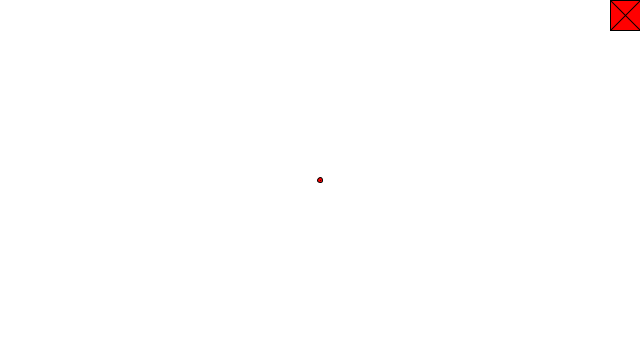
Frame 1 (no input)
Frame 60 (the mouse pressed at the canvas centre just before this capture): identical to frame 1, image omitted
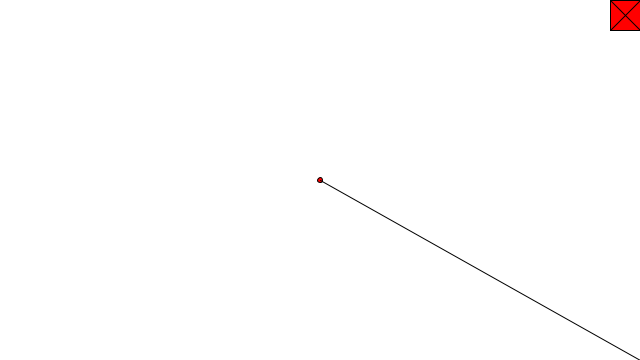
Frame 120 (the mouse held since frame 60 and released just before this capture)

The Processing sketch that drew these frames (run headless with seeded random() and noise(); from frame 60 on, the mouse is pressed at the canvas centre):

// Processing sketch: Processing_Vectors
// ── Processing_Vectors.pde

void setup() {
  size(640, 360);
}

void draw() {
  background(255);

  PVector mouse = new PVector(mouseX, mouseY);
  PVector center = new PVector(width/2, height/2);
  mouse.sub(center);
  mouse.add(center);
  mouse.mult(2);
  mouse.div(2);
  //mouse.normalize(); ||
  //mouse.mult(500);   ||
  //This both nomalize and mult function can be written with the help of one single function
  //setMag(50);
  fill(255, 0, 0);
  if (mouse.x>width-30 && mouse.x<width && mouse.y<height-(height-30) && mouse.y > 0 ) {
    fill(200,0,0);
  }
  rect(width-30, 0, width, 30);
  line(width-30, 0, width, 30);
  line(width, 0, width-30, 30);
  if (mouse.x>width-30 && mouse.x<width && mouse.y<height-(height-30) && mouse.y > 0 ) {
    if (mousePressed && mouseButton ==LEFT) {
      exit();
    }
  }
  translate(center.x, center.y);
  ellipse(0, 0, 5, 5);
  line(0, 0, mouse.x, mouse.y);
}
